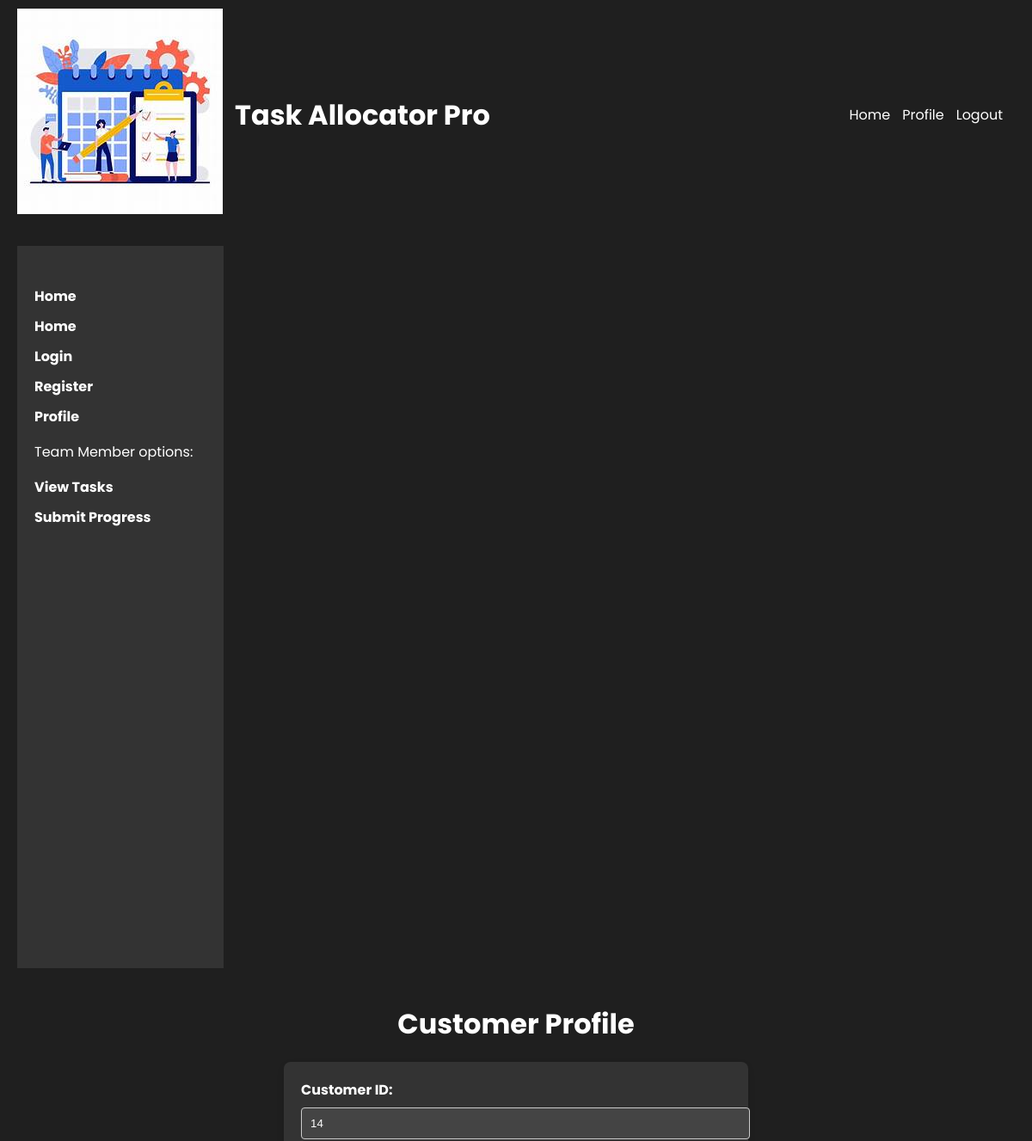
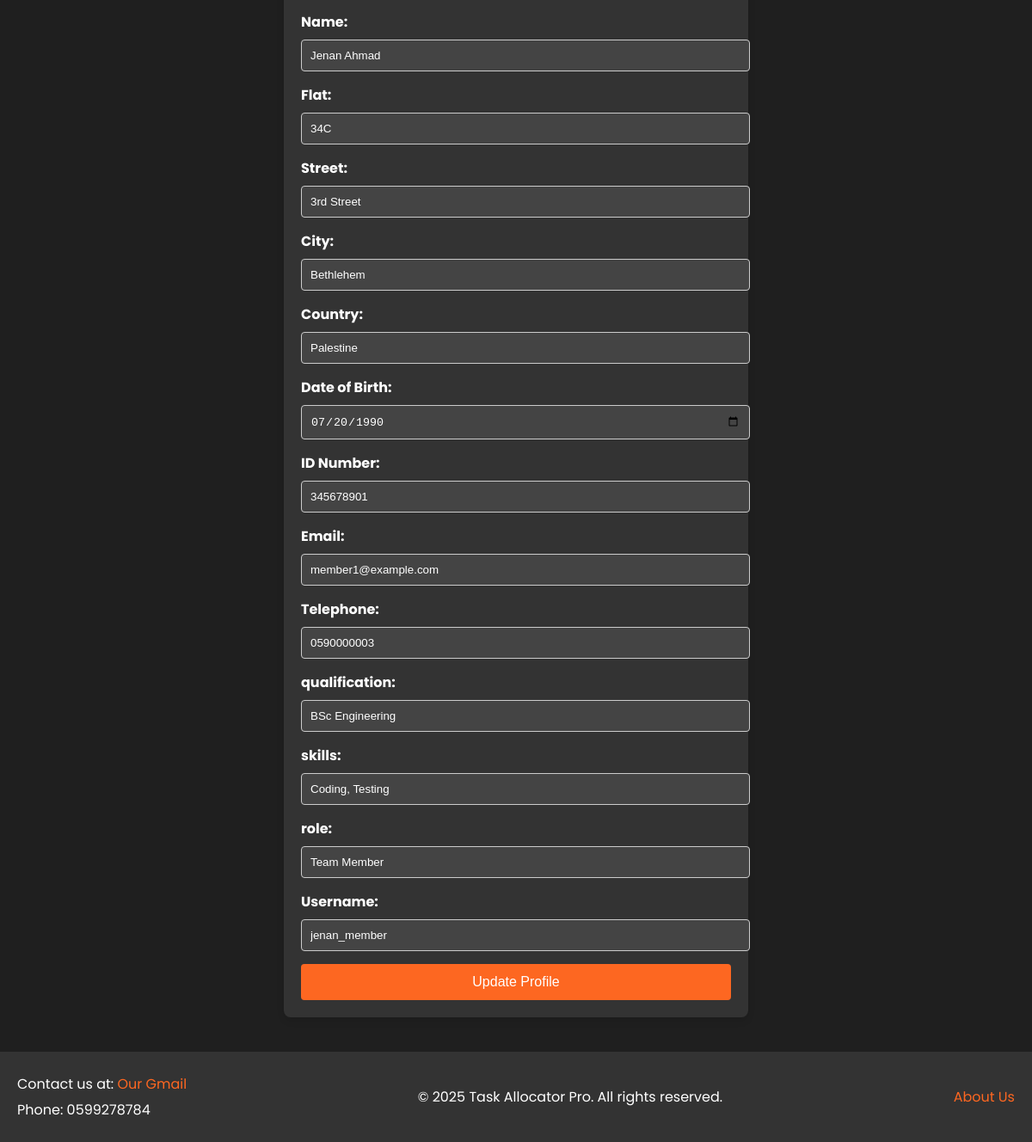
The app's page /php/profile.php (signed in) with its own data (2 pictures, top to bottom).
### tables this page shows
CREATE TABLE `users` (
  `user_id` int NOT NULL,
  `name` varchar(255) NOT NULL,
  `email` varchar(255) NOT NULL,
  `role` enum('Manager','Project Leader','Team Member') NOT NULL,
  `username` varchar(50) NOT NULL,
  `password` varchar(255) NOT NULL,
  `flat` varchar(50) NOT NULL,
  `street` varchar(100) NOT NULL,
  `city` varchar(50) NOT NULL,
  `country` varchar(50) NOT NULL,
  `dob` date NOT NULL,
  `idnumber` char(10) NOT NULL,
  `telephone` varchar(15) NOT NULL,
  `qualification` varchar(100) NOT NULL,
  `skills` text NOT NULL
);

### php/profile.php (the view, shortened to what this page needs)
<?php
require_once 'db.php.inc';
$query = "SELECT user_id, name, flat, street, city, country, dob, idnumber, email, telephone, qualification, role, skills, username FROM users WHERE user_id = :user_id";
$stmt = $pdo->prepare($query);
$stmt->execute(['user_id' => $_SESSION['user_id']]);
$customer = $stmt->fetch();
?>
<!DOCTYPE html>
<html lang="en">
<head>
    <link rel="stylesheet" href="../styles/style.css">
</head>
<body>
    <?php require_once 'helper.php';
    generateHeader(); ?>
    <div class="container">
         <nav class="sidebar">
        <ul>
            <li><a href="home.php">Home</a></li>
            <li><a href="home.php">Home</a></li>
            <li><a href="login.php">Login</a></li>
            <li><a href="register.php">Register</a></li>
            <li><a href="profile.php">Profile</a></li>
            <?php if (isset($_SESSION['role'])) : ?>
                <?php if ($_SESSION['role'] == 'Manager') : ?>
                    <li>
                        <p>Manager options:</p>
                    </li>
                    <li><a href="addProject.php">Add Project</a></li>
                    <li><a href="viewProjects.php">View Projects</a></li>
                <?php elseif ($_SESSION['role'] == 'Team Member') : ?>
                    <li>
                        <p>Team Member options:</p>
                    </li>
                    <li><a href="viewTasks.php">View Tasks</a></li>
                    <li><a href="submit.php">Submit Progress</a></li>
                <?php endif; ?>
            <?php endif; ?>
        </ul>
    </nav>
        <main class="content">
            <h1>Customer Profile</h1>
            <form action="profile.php" method="POST">
                <label for="user_id">Customer ID:</label>
                <input type="text" id="user_id" name="user_id" value="<?php echo $customer['user_id']; ?>" readonly>
                <label for="name">Name:</label>
                <input type="text" id="name" name="name" value="<?php echo $customer['name']; ?>" required>
                <label for="flat">Flat:</label>
                <input type="text" id="flat" name="flat" value="<?php echo $customer['flat']; ?>" required>
                <label for="street">Street:</label>
                <input type="text" id="street" name="street" value="<?php echo $customer['street']; ?>" required>
                <label for="city">City:</label>
                <input type="text" id="city" name="city" value="<?php echo $customer['city']; ?>" required>
                <label for="country">Country:</label>
                <input type="text" id="country" name="country" value="<?php echo $customer['country']; ?>" required>
                <label for="dob">Date of Birth:</label>
                <input type="date" id="dob" name="dob" value="<?php echo $customer['dob']; ?>" required>
                <label for="idnumber">ID Number:</label>
                <input type="text" id="idnumber" name="idnumber" value="<?php echo $customer['idnumber']; ?>" required>
                <label for="email">Email:</label>
                <input type="email" id="email" name="email" value="<?php echo $customer['email']; ?>" required>
                <label for="telephone">Telephone:</label>
                <input type="tel" id="telephone" name="telephone" value="<?php echo $customer['telephone']; ?>" required>
                <label for="qualification">qualification:</label>
                <input type="text" id="qualification" name="qualification" value="<?php echo $customer['qualification']; ?>" required>
                <label for="skills">skills:</label>
                <input type="text" id="skills" name="skills" value="<?php echo $customer['skills']; ?>" required>
                <label for="role">role:</label>
                <input type="text" id="role" name="role" value="<?php echo $customer['role']; ?>" required>
                <label for="username">Username:</label>
                <input type="text" id="username" name="username" value="<?php echo $customer['username']; ?>" required>
                <button type="submit">Update Profile</button>
            </form>
        </main>
    </div>
    <?php generateFooter(); ?>
</body>
</html>

### php/helper.php (shortened to what this page needs)
<?php
function generateHeader()
{
    $isLoggedIn = isset($_SESSION['loggedin']) && $_SESSION['loggedin'] == true;
    echo '<header>
        <div class="logo-container">
            <a href="home.php">
                <img src="../images/task.jpg" alt="logo" class="logo">
            </a>
            <div>
                <h1 class="title-subtitle">Task Allocator Pro</h1>
            </div>
        </div>
        <nav>';
    echo '<a href="home.php">Home</a>';
    echo '<a href="profile.php" class="user-link">Profile</a>';
    if ($isLoggedIn) {
        echo '<a href="logout.php">Logout</a>';
    } else {
        echo '<a href="login.php">Login</a>';
        echo '<a href="register.php">Register</a>';
    }
    echo '</nav>
    </header>';
}
function generateFooter()
{
    echo '<footer>
        <div class="contact-info">
            <p>Contact us at: <a href="mailto:hibreghith@gmail.com">Our Gmail</a></p>
            <p>Phone: 0599278784</p>
        </div>
        <div class="copywrite">
            <p>&copy; ' . date('Y') . ' Task Allocator Pro. All rights reserved.</p>
        </div>
        <div>
            <a href="about.php">About Us</a>
        </div>
    </footer>';
}
?>

### styles/style.css (style rules this page uses)
body, html { font-family: 'Poppins', sans-serif; margin: 0; padding: 0; background-color: #1f1f1f; color: white; height: 100%; }
body { display: flex; flex-direction: column; min-height: 100vh; }
header { display: flex; justify-content: space-between; align-items: center; padding: 10px 20px; background-color: #1f1f1f; }
header a { text-decoration: none; color: white; margin-right: 14px; transition: all .2s ease-in-out; }
header .logo-container { display: flex; align-items: center; }
footer { background-color: #333; color: white; padding: 20px; display: flex; justify-content: space-between; align-items: center; flex-shrink: 0; }
footer .contact-info p { margin: 5px 0; }
footer a { text-decoration: none; color: #fd6721; }
main { display: flex; flex-direction: column; align-items: center; justify-content: top; flex-grow: 1; margin: 20px; }
.sidebar { display: flex; flex-direction: column; justify-content: start; padding: 20px; width: 200px; background-color: #333; height: 100vh; position: sticky; top: 0; }
.sidebar ul { list-style-type: none; padding: 0; }
.sidebar ul li { margin: 10px 0; }
.sidebar ul li a { text-decoration: none; color: white; transition: color 0.3s ease; font-weight: bold; }
form { background-color: #333; color: white; padding: 20px; border-radius: 8px; width: 90%; max-width: 500px; margin: auto; box-shadow: 0 4px 8px rgba(0, 0, 0, 0.1); }
form label { display: block; margin-bottom: 8px; font-weight: bold; }
form input, form textarea, form select { width: 100%; padding: 10px; margin-bottom: 15px; border: 1px solid #ccc; border-radius: 4px; background-color: #444; color: white; }
button { display: block; width: 100%; background-color: #fd6721; color: white; padding: 12px 20px; border: none; font-size: 16px; border-radius: 4px; cursor: pointer; transition: background-color 0.3s; }
.title-subtitle { text-align: center; color: white; margin-bottom: 20px; }
.container { margin: 20px; }
h1, h2 { text-align: center; margin-bottom: 20px; color: white; }

### records on screen
users: user_id "14", name "Jenan Ahmad", flat "34C", street "3rd Street", city "Bethlehem", country "Palestine", dob "07/20/1990", idnumber "345678901", email "member1@example.com", telephone "0590000003", qualification "BSc Engineering", skills "Coding, Testing", role "Team Member", username "jenan_member"
